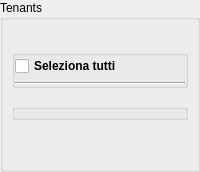
     <widget class="QGroupBox" name="groupBoxTenants">
      <property name="sizePolicy">
       <sizepolicy hsizetype="Minimum" vsizetype="Preferred">
        <horstretch>0</horstretch>
        <verstretch>0</verstretch>
       </sizepolicy>
      </property>
      <property name="title">
       <string>Tenants</string>
      </property>
      <layout class="QVBoxLayout" name="verticalLayout_3">
       <property name="spacing">
        <number>6</number>
       </property>
       <property name="sizeConstraint">
        <enum>QLayout::SetDefaultConstraint</enum>
       </property>
       <property name="leftMargin">
        <number>9</number>
       </property>
       <property name="topMargin">
        <number>30</number>
       </property>
       <property name="rightMargin">
        <number>9</number>
       </property>
       <property name="bottomMargin">
        <number>9</number>
       </property>
       <item>
        <widget class="QGroupBox" name="groupBoxZero_8">
         <property name="sizePolicy">
          <sizepolicy hsizetype="MinimumExpanding" vsizetype="Maximum">
           <horstretch>0</horstretch>
           <verstretch>0</verstretch>
          </sizepolicy>
         </property>
         <property name="title">
          <string/>
         </property>
         <property name="alignment">
          <set>Qt::AlignCenter</set>
         </property>
         <layout class="QVBoxLayout" name="verticalLayout_5">
          <property name="spacing">
           <number>6</number>
          </property>
          <property name="leftMargin">
           <number>0</number>
          </property>
          <property name="topMargin">
           <number>0</number>
          </property>
          <property name="rightMargin">
           <number>0</number>
          </property>
          <property name="bottomMargin">
           <number>0</number>
          </property>
          <item>
           <widget class="QCheckBox" name="checkBoxSelectTenants">
            <property name="sizePolicy">
             <sizepolicy hsizetype="Maximum" vsizetype="Fixed">
              <horstretch>0</horstretch>
              <verstretch>0</verstretch>
             </sizepolicy>
            </property>
            <property name="font">
             <font>
              <weight>75</weight>
              <bold>true</bold>
             </font>
            </property>
            <property name="cursor">
             <cursorShape>PointingHandCursor</cursorShape>
            </property>
            <property name="text">
             <string>Seleziona tutti</string>
            </property>
           </widget>
          </item>
          <item>
           <widget class="Line" name="line">
            <property name="sizePolicy">
             <sizepolicy hsizetype="MinimumExpanding" vsizetype="Fixed">
              <horstretch>0</horstretch>
              <verstretch>0</verstretch>
             </sizepolicy>
            </property>
            <property name="orientation">
             <enum>Qt::Horizontal</enum>
            </property>
           </widget>
          </item>
         </layout>
        </widget>
       </item>
       <item>
        <widget class="QGroupBox" name="groupBoxTenantsList">
         <property name="sizePolicy">
          <sizepolicy hsizetype="Preferred" vsizetype="Maximum">
           <horstretch>0</horstretch>
           <verstretch>0</verstretch>
          </sizepolicy>
         </property>
         <property name="styleSheet">
          <string notr="true">margin-top: 10px;</string>
         </property>
         <property name="title">
          <string/>
         </property>
         <layout class="QVBoxLayout" name="verticalLayout_6">
          <property name="spacing">
           <number>0</number>
          </property>
          <property name="leftMargin">
           <number>0</number>
          </property>
          <property name="topMargin">
           <number>0</number>
          </property>
          <property name="rightMargin">
           <number>0</number>
          </property>
          <property name="bottomMargin">
           <number>0</number>
          </property>
         </layout>
        </widget>
       </item>
       <item>
        <spacer name="verticalSpacer">
         <property name="orientation">
          <enum>Qt::Vertical</enum>
         </property>
         <property name="sizeHint" stdset="0">
          <size>
           <width>20</width>
           <height>40</height>
          </size>
         </property>
        </spacer>
       </item>
      </layout>
     </widget>
